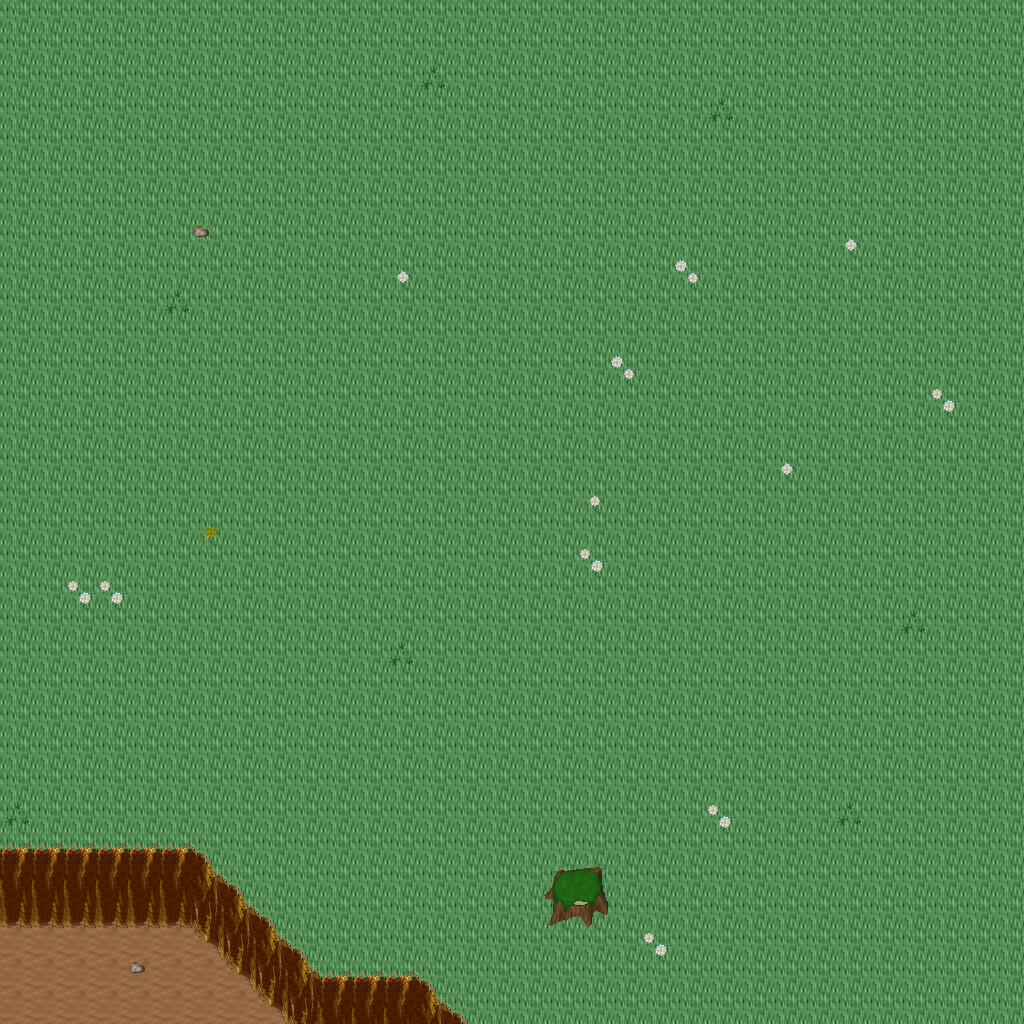

A level layout from a 2D game, rendered from its tile map. Below: a short description, then the map file with tile-grid data replaced by summaries:
An orthogonal 32x32 tile map with 32x32 px tiles, 5 tile layers (Ground, Objects, Objects2, Above, ...), 1 hidden layer not drawn, 21 tilesets.

<map version="1.10" tiledversion="1.11.0" orientation="orthogonal" renderorder="right-down" width="32" height="32" tilewidth="32" tileheight="32" infinite="0" nextlayerid="11" nextobjectid="1">
 <tileset firstgid="1" name="ground_ground" tilewidth="32" tileheight="32" tilecount="33" columns="3">
  <image source="../drawable/ground_ground.png" width="96" height="352" />
 </tileset>
 <tileset firstgid="34" name="ground_ridge_earth_dark" tilewidth="32" tileheight="32" tilecount="96" columns="12">
  <image source="../drawable/ground_ridge_earth_dark.png" width="384" height="256" />
 </tileset>
 <tileset firstgid="130" name="ground_rock_pebbles" tilewidth="32" tileheight="32" tilecount="3" columns="1">
  <image source="../drawable/ground_rock_pebbles.png" width="32" height="96" />
 </tileset>
 <tileset firstgid="133" name="plant_grasses" tilewidth="32" tileheight="32" tilecount="6" columns="3">
  <image source="../drawable/plant_grasses.png" width="96" height="64" />
 </tileset>
 <tileset firstgid="139" name="ground_grass_corners" tilewidth="32" tileheight="32" tilecount="24" columns="6">
  <image source="../drawable/ground_grass_corners.png" width="192" height="128" />
 </tileset>
 <tileset firstgid="163" name="ground_grass_edges" tilewidth="32" tileheight="32" tilecount="36" columns="12">
  <image source="../drawable/ground_grass_edges.png" width="384" height="96" />
 </tileset>
 <tileset firstgid="199" name="plant_flower_daisy_white" tilewidth="32" tileheight="32" tilecount="8" columns="2">
  <image source="../drawable/plant_flower_daisy_white.png" width="64" height="128" />
 </tileset>
 <tileset firstgid="207" name="plant_flower_daisy_yellow" tilewidth="32" tileheight="32" tilecount="8" columns="2">
  <image source="../drawable/plant_flower_daisy_yellow.png" width="64" height="128" />
 </tileset>
 <tileset firstgid="215" name="plant_stump_stump_green" tilewidth="32" tileheight="32" tilecount="4" columns="2">
  <image source="../drawable/plant_stump_stump_green.png" width="64" height="64" />
 </tileset>
 <tileset firstgid="219" name="plant_tree_tree_darkgreen" tilewidth="32" tileheight="32" tilecount="88" columns="8">
  <image source="../drawable/plant_tree_tree_darkgreen.png" width="256" height="352" />
 </tileset>
 <tileset firstgid="307" name="logic_creature_animal" tilewidth="32" tileheight="32" tilecount="32" columns="8">
  <image source="../drawable/logic_creature_animal.png" width="256" height="128" />
 </tileset>
 <tileset firstgid="339" name="logic_item_resources" tilewidth="32" tileheight="32" tilecount="6" columns="6">
  <image source="../drawable/logic_item_resources.png" width="192" height="32" />
 </tileset>
 <tileset firstgid="345" name="logic_item_mushroom" tilewidth="32" tileheight="32" tilecount="6" columns="6">
  <image source="../drawable/logic_item_mushroom.png" width="192" height="32" />
 </tileset>
 <tileset firstgid="351" name="logic_collision" tilewidth="32" tileheight="32" tilecount="1" columns="1">
  <image source="../drawable/logic_collision.png" width="32" height="32" />
 </tileset>
 <tileset firstgid="352" name="plant_tree_dead_tree_5" tilewidth="32" tileheight="32" tilecount="20" columns="4">
  <image source="../drawable/plant_tree_dead_tree_5.png" width="128" height="160" />
 </tileset>
 <tileset firstgid="372" name="plant_tree_dead_tree_6" tilewidth="32" tileheight="32" tilecount="20" columns="4">
  <image source="../drawable/plant_tree_dead_tree_6.png" width="128" height="160" />
 </tileset>
 <tileset firstgid="392" name="plant_tree_dead_tree_7" tilewidth="32" tileheight="32" tilecount="20" columns="4">
  <image source="../drawable/plant_tree_dead_tree_7.png" width="128" height="160" />
 </tileset>
 <tileset firstgid="412" name="plant_bush_large_dead" tilewidth="32" tileheight="32" tilecount="2" columns="1">
  <image source="../drawable/plant_bush_large_dead.png" width="32" height="64" />
 </tileset>
 <tileset firstgid="414" name="plant_bush_large_wide_dead" tilewidth="32" tileheight="32" tilecount="4" columns="2">
  <image source="../drawable/plant_bush_large_wide_dead.png" width="64" height="64" />
 </tileset>
 <tileset firstgid="418" name="logic_creature_reptile" tilewidth="32" tileheight="32" tilecount="7" columns="7">
  <image source="../drawable/logic_creature_reptile.png" width="224" height="32" />
 </tileset>
 <tileset firstgid="425" name="logic_item_herb" tilewidth="32" tileheight="32" tilecount="5" columns="5">
  <image source="../drawable/logic_item_herb.png" width="160" height="32" />
 </tileset>
 <layer id="1" name="Ground" width="32" height="32">
  <data>[1024 cells, 1024 non-empty, 2 distinct tile ids]</data>
 </layer>
 <layer id="2" name="Objects" width="32" height="32">
  <data>[1024 cells, 68 non-empty, 18 distinct tile ids]</data>
 </layer>
 <layer id="3" name="Objects2" width="32" height="32">
  <data>[1024 cells, 0 non-empty, 0 distinct tile ids]</data>
 </layer>
 <layer id="4" name="Above" width="32" height="32">
  <data>[1024 cells, 0 non-empty, 0 distinct tile ids]</data>
 </layer>
 <layer id="5" name="Above2" width="32" height="32">
  <data>[1024 cells, 0 non-empty, 0 distinct tile ids]</data>
 </layer>
 <layer id="6" name="Walkable" width="32" height="32" visible="0">
  <data>[1024 cells, 46 non-empty, 1 distinct tile ids]</data>
 </layer>
 <objectgroup id="7" name="Mapevents" />
 <objectgroup id="8" name="Spawn" />
 <objectgroup id="9" name="Keys" />
 <objectgroup id="10" name="Replace" />
</map>
